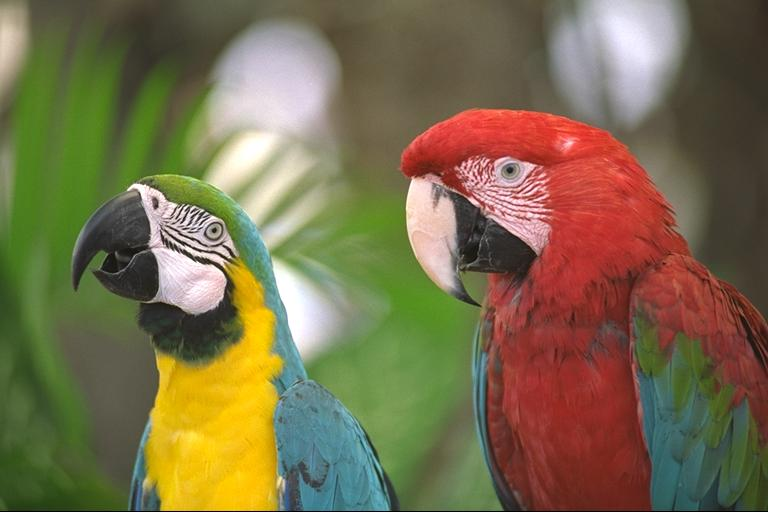
#> input picture Lab3-LSB/parrots.jpg, 768 x 512 px
$ python final-code.py
#> lines starting #> are read from the running program, lines starting #| are printed output that depends on the picture; after the words box and inside, x2 and y2 are one past the last pixel; in counts of white or black regions, pixels touching at a corner belong together; long printed decimals are rounded
import numpy as np
from PIL import Image

def LSB_stego_sequential(cov, plaintext):
    h, w = cov.shape
    stg_img = cov.copy().flatten()
    cov = cov.flatten()

    lenx = plaintext.size
    for i in range(lenx):
        lsb = cov[i] % 2
        if plaintext[i]%2 == lsb:
            stg_img[i] = stg_img[i]
        elif lsb == 0:
            stg_img[i] = stg_img[i] + 1
        else:
            stg_img[i] = stg_img[i] - 1
    stg_img = stg_img.reshape(h,w)
    return stg_img

def LSB_extract_sequential(stg_img, h_p, w_p):
    # Ensure stg_img is a numpy array
    stg_img = np.array(stg_img)

    # Flatten the image to work with it sequentially
    flat_stg_img = stg_img.flatten()

    # Calculate the length based on the dimensions provided
    lenx = h_p * w_p
    plaintext = np.zeros(lenx, dtype=np.uint8)
    print(lenx)

    # Extract the least significant bit (LSB) for each pixel
    for i in range(lenx):
        plaintext[i] = flat_stg_img[i] % 2

    # Reshape the extracted data back into the original dimensions
    plaintext = plaintext.reshape(h_p, w_p)
    return plaintext


def LSB_extract_random(stg_img, stego_key, h_p, w_p):
    w,h = stg_img.size
    stg_img = np.array(stg_img)
    lenx = stego_key.shape[0]
    plaintext = np.zeros((h_p, w_p), dtype=np.uint8).flatten()
    for i in range(lenx):
        v = int(round(stego_key[i][0] * h))
        v = max(1, min(v, h))  # Ensure v is within bounds
        u = int(round(stego_key[i][1] * w))
        u = max(1, min(u, w))  # Ensure u is within bounds
        plaintext[i] = stg_img[v-1, u-1] % 2  # Adjust index for Python 0-based indexing
    return plaintext


def LSB_stego_random(cov, plaintext):
    h, w = cov.shape
    stg_img = cov.copy()

    lenx = plaintext.size
    stego_key = np.random.rand(lenx, 2)
    print(stego_key[0], h, w)
    for i in range(lenx):
        v = int(round(stego_key[i][0] * h))
        v = max(1, min(v, h))  # Ensure v is within bounds
        u = int(round(stego_key[i][1] * w))
        u = max(1, min(u, w))  # Ensure u is within bounds
        lsb = cov[v-1, u-1] % 2  # Adjust index for Python 0-based indexing
        if plaintext[i]%2 == lsb:
            stg_img[v-1, u-1] = stg_img[v-1, u-1]
        elif lsb == 0:
            stg_img[v-1, u-1] = stg_img[v-1, u-1] + 1
        else:
            stg_img[v-1, u-1] = stg_img[v-1, u-1] - 1
    return stg_img, stego_key


# Example usage:
# Load images
cov = Image.open('parrots.jpg').convert('L')  # Convert to grayscale
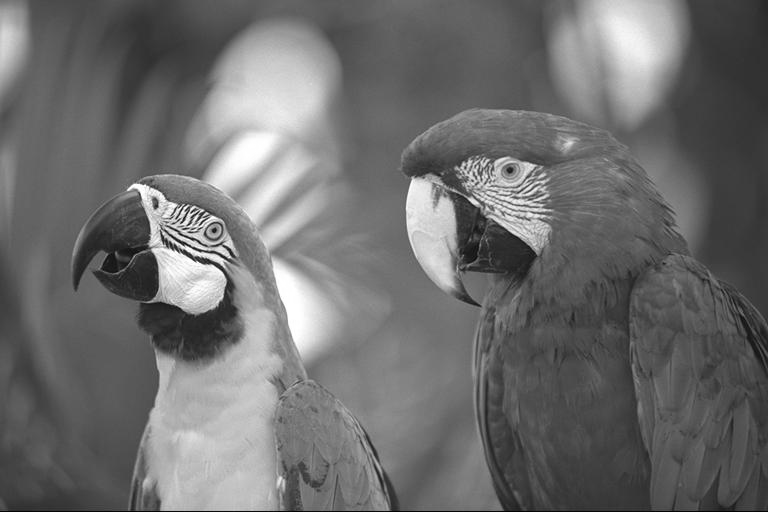
#> cov: PIL image 768x512 L; min 0, max 255, mean 109.4
cov_array = np.array(cov)

plaintext = Image.open('plaintext.png').convert('L')
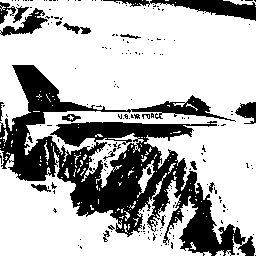
#> input picture Lab4-Steganalysis/plaintext.png, 256 x 256 px, found by its file name
#> plaintext is the input picture: PIL image 256x256 L; 70.6% white; 185 black regions (167 under 20 px), largest, box (x1, y1, x2, y2) and area: (0, 65, 255, 256) 15954, (103, 0, 256, 21) 1203, (0, 8, 48, 36) 481
plaintext_array = np.array(plaintext).flatten()

# Sequential LSB Steganography
stg_img_seq = LSB_stego_sequential(cov_array, plaintext_array)
#> the loop in LSB_stego_sequential, `for i in range(lenx):` made 65536 passes
#> lsb on passes 1 to 3: 1, 1, 1
stg_img_seq = Image.fromarray(stg_img_seq)
stg_img_seq.save('stego_sequential.png')

# Extract the embedded bits
hp, wp = plaintext.size
#> hp = 256; wp = 256
res_plaintext_seq = LSB_extract_sequential(stg_img_seq, hp, wp)*255
#| 65536
res_plaintext_seq = Image.fromarray(res_plaintext_seq.reshape(hp, wp))
res_plaintext_seq.save('extracted_sequential.png')


# Random LSB Steganography
stg_img_rand, stego_key = LSB_stego_random(cov_array, plaintext_array)
#| [0.5488  0.7152] 512 768
#> the loop in LSB_stego_random, `for i in range(lenx):` made 65536 passes
#> after the loop in LSB_stego_random, `for i in range(lenx):`: stg_img: shape (512, 768); 7.92% of pixels changed, all inside (x1, y1, x2, y2) = (0, 0, 768, 512)
#> stego_key = 65536 pairs, first value 2.92e-05 to 1, second value 3.31e-06 to 1
stg_img_rand = Image.fromarray(stg_img_rand)
stg_img_rand.save('stego_random.png')

# Extract the embedded bits
res_plaintext_rand = LSB_extract_random(stg_img_rand, stego_key, hp, wp)*255
#> the loop in LSB_extract_random, `for i in range(lenx):` made 65536 passes
#> (v, u) on passes 1 to 3: (281, 549), (309, 418), (217, 496)
res_plaintext_rand = Image.fromarray(res_plaintext_rand.reshape(hp, wp))
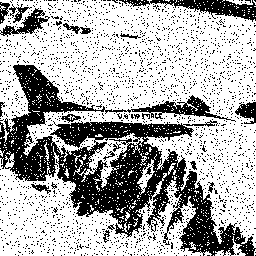
#> res_plaintext_rand: PIL image 256x256 L; 67.4% white; 2308 black regions (2289 under 20 px), largest, box (x1, y1, x2, y2) and area: (0, 64, 256, 256) 15133, (119, 0, 256, 22) 1101, (0, 8, 50, 37) 466
res_plaintext_rand.save('extracted_random.png')
